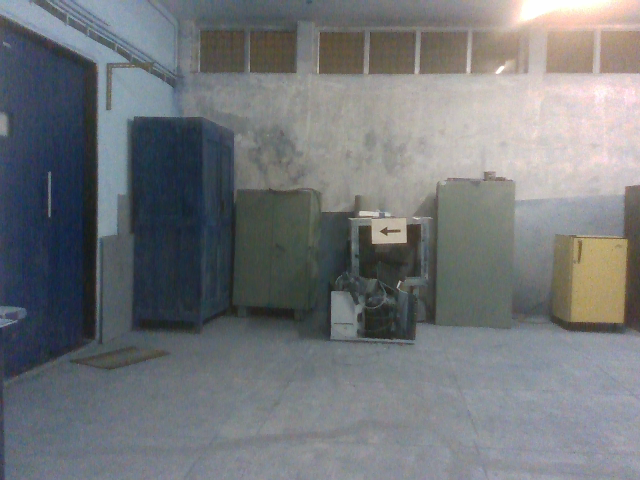
#> input picture motion_plan/src/Arrow_detection@t=1670935921569493532.png, 640 x 480 px, given in place of the camera
$ python detect_arrow_webcam.py   (older library calls are emulated)
#> lines starting #> are read from the running program, lines starting #| are printed output that depends on the picture; after the words box and inside, x2 and y2 are one past the last pixel; in counts of white or black regions, pixels touching at a corner belong together
#> further down, frame is the input picture: shape (480, 640, 3); mean B, G, R 121.3, 118.5, 115.3
import numpy as np
import cv2
import os, glob, time

# This can be used to test the arrow detection without ROS


def preprocess(img):
    img_gray = cv2.cvtColor(img, cv2.COLOR_BGR2GRAY)
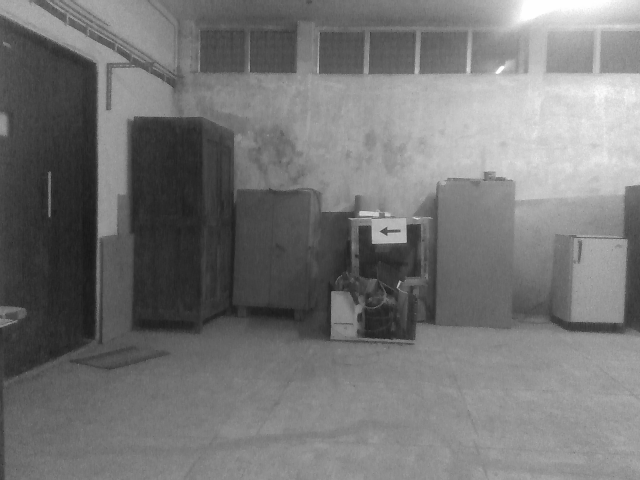
#> img_gray: shape (480, 640); min 24, max 255, mean 117.9
    _, img_thres = cv2.threshold(img_gray, 70, 255, cv2.THRESH_TOZERO)
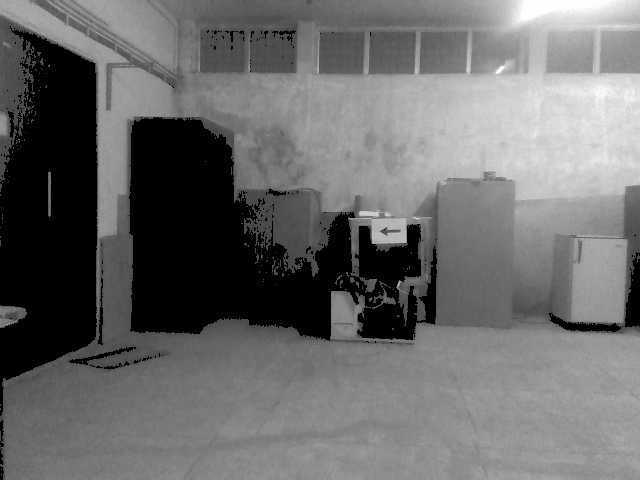
#> img_thres: shape (480, 640); min 0, max 255, mean 106.7
    # img_blur = cv2.GaussianBlur(img_thres, (5, 5), 1)
    img_blur = cv2.bilateralFilter(img_thres, 5, 75, 75)
    img_canny = cv2.Canny(img_blur, 50, 50)
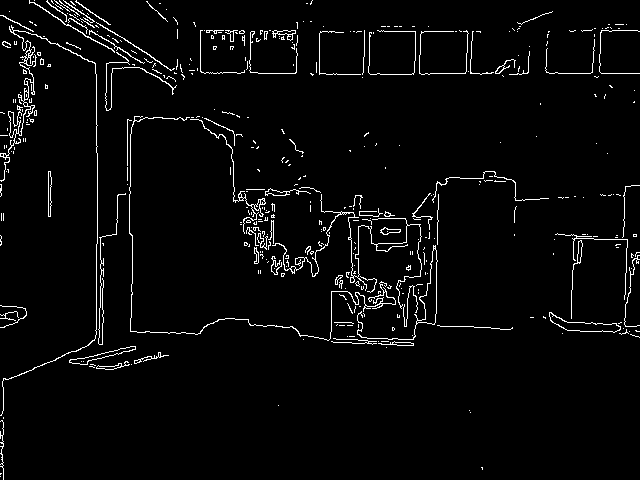
#> img_canny: shape (480, 640); 3.3% white in thin lines or dots
    kernel = np.ones((3, 3))
    img_dilate = cv2.dilate(img_canny, kernel, iterations=1)
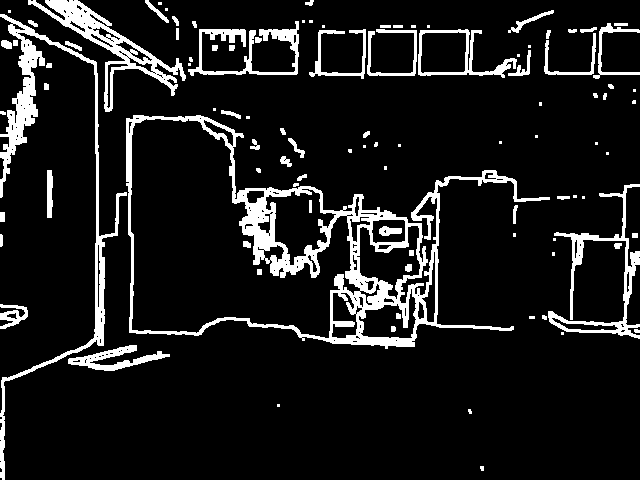
#> img_dilate: shape (480, 640); 10.6% white; 100 white regions (36 under 20 px), largest, box (x1, y1, x2, y2) and area: (126, 115, 550, 349) 12859, (0, 14, 127, 480) 5189, (28, 0, 186, 112) 3190
    img_erode = cv2.erode(img_dilate, kernel, iterations=1)
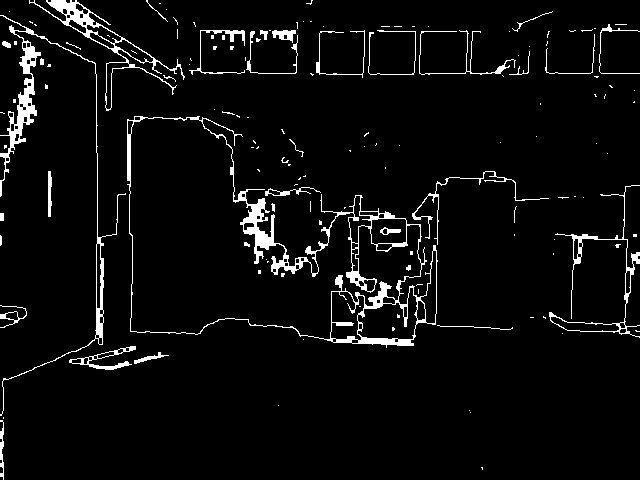
#> img_erode: shape (480, 640); 4.7% white; 143 white regions (109 under 20 px)
    return img_erode


def find_tip(points, convex_hull):
    length = len(points)
    indices = np.setdiff1d(range(length), convex_hull)
    # print(indices, "convex_hull:",convex_hull,"points:", points)
    for i in range(2):
        j = indices[i] + 2
        # if j > length - 1:
        #    j = length - j
        if np.all(points[j % length] == points[indices[i - 1] - 2]):
            return tuple(points[j % length]), j % length
    return None, None


def find_tail_rect(points, convex_hull):
    length = len(points)
    indices = np.setdiff1d(range(length), convex_hull)
    direction = None
    for i in range(2):
        j = (indices[i] + 2) % length
        # if j > length - 1:
        #     j = length - j
        if np.all(points[j] == points[indices[i - 1] - 2]):
            sides = []  # length of sides of the tail rectangle
            prev_pt = points[(indices[i - 1] + 1) % length]
            for pt in (
                points[indices[i] - 1],
                points[indices[i]],
                points[indices[i - 1]],
                points[(indices[i - 1] + 1) % length],
            ):
                sides.append(np.linalg.norm(pt - prev_pt))
                prev_pt = pt
            # print(sides)
            print(abs(sides[0] - sides[2]) / float(sides[2]))
            print(abs(sides[1] - sides[3]) / float(sides[1]))
            # print( "diff: "+ str( abs(abs(points[(indices[i-1]+1)%length]- points[indices[i-1]]) - abs(points[indices[i]]- points[indices[i]-1])) ))#/abs(points[(indices[i-1]+1)%length]- points[indices[i-1]])
            # print( "diff: "+ str( abs(abs(points[(indices[i-1]+1)%length]- points[indices[i-1]]) - abs(points[indices[i]]- points[indices[i]-1]))/abs((points[(indices[i-1]+1)%length]- points[indices[i]]).astype(np.float32)) ))#

            if (
                abs(sides[0] - sides[2]) / float(max(sides[2], sides[0])) < 0.5
                and abs(sides[1] - sides[3]) / float(sides[1]) < 0.15
            ):
                # if np.all(abs(abs(points[(indices[i-1]+1)%length]- points[indices[i-1]]) - abs(points[indices[i]]- points[indices[i]-1])) < 5):#Check if tails is nearly a rectangle#TODO change 5 to something relative to area
                if points[indices[i] - 1][0] < points[indices[i]][0]:
                    print("Right")
                    direction = 1  # TODO : Add respective rect pts in order
                else:
                    print("Left")
                    direction = 0
                if points[indices[i - 1]][1] < points[indices[i]][1]:
                    # print("here")
                    return (
                        np.array(
                            (
                                points[indices[i] - 1],
                                points[indices[i]],
                                points[indices[i - 1]],
                                points[(indices[i - 1] + 1) % length],
                            )
                        ),
                        direction,
                    )
                return (
                    np.array(
                        (
                            points[(indices[i - 1] + 1) % length],
                            points[indices[i - 1]],
                            points[indices[i]],
                            points[indices[i] - 1],
                        )
                    ),
                    direction,
                )
    return None, None


# [196 lines left out: functions correct_corners, draw, rotate_image, get_arrow_arr, not called in this run]


def arrow_detect(img, far=True):
    # Arrow detection
    # img = self.frame.copy()
    orig_img = img.copy()
    found = False
    theta = None
    orient = None
    direction = None
    bounding_box = None
    contours, _ = cv2.findContours(
        preprocess(img), cv2.RETR_LIST, cv2.CHAIN_APPROX_SIMPLE
    )[-2:]
#> contours = 224 contours, 154 with area under 20; largest, box (x1, y1, x2, y2) and area: (127, 116, 438, 348) 42278, (129, 117, 422, 340) 33331, (29, 0, 185, 111) 2210, (0, 15, 126, 416) 2027, (357, 287, 418, 340) 1848
    # cv2.imshow("Image", preprocess(img))
    # cv2.waitKey(0)
    # template = cv2.imread("arrow.jpeg")
    for cnt in contours:
        if cv2.contourArea(cnt) < 300:
            continue
        peri = cv2.arcLength(cnt, True)
        approx = cv2.approxPolyDP(cnt, 0.025 * peri, True)
        hull = cv2.convexHull(approx, returnPoints=False)
        sides = len(hull)

        if (sides == 5 or sides == 4) and sides + 2 == len(approx):
            arrow_tip, _ = find_tip(approx[:, 0, :], hull.squeeze())
            rect, dirct = find_tail_rect(approx[:, 0, :], hull.squeeze())
            if arrow_tip and rect is not None:
                # cv2.polylines(img, [rect],  True, (0, 0, 255), 2)
                arrow_tail = tuple(np.average([rect[0], rect[3]], axis=0).astype(int))
                if (
                    arrow_tail[0] - arrow_tip[0] == 0
                ):  # to avoid division by 0 in next step
                    continue
                print(
                    "tip-tail tan angle: ",
                    abs(
                        float(arrow_tail[1] - arrow_tip[1])
                        / (arrow_tail[0] - arrow_tip[0])
                    ),
                )
                # Check that tan of angle of the arrow in the image from horizontal is less than 0.2(we are expecting nearly horizontal arrows)(atan(0.2) = 11.31)
                if (
                    abs(
                        float(arrow_tail[1] - arrow_tip[1])
                        / (arrow_tail[0] - arrow_tip[0])
                    )
                    > 0.2
                ):
                    continue  # Discard it, not a horizontal arrow
                # cv2.circle(img, arrow_tail, 3, (0, 0, 255), cv2.FILLED)
                # cv2.circle(img, tuple(np.average([arrow_tail, arrow_tip], axis=0).astype(int)), 3, (0, 0, 255), cv2.FILLED)#arrow centre
                theta = (
                    -(
                        np.average([arrow_tail[0], arrow_tip[0]]) / (np.shape(img)[0])
                        - 0.5
                    )
                    * 45
                    * 2
                )  # linear estimate, assuming camera horizontal range from -45 to 45
                direction = dirct  # TODO multiple arrow case
                found = True
                bounding_box = cv2.boundingRect(cnt)
                cv2.drawContours(img, [cnt], -1, (0, 255, 0), 2)
                cv2.drawContours(img, [approx], -1, (0, 150, 155), 2)
                cv2.circle(img, arrow_tip, 3, (0, 0, 255), cv2.FILLED)
                print("arrow_x_img: " + str(np.average(rect, axis=0)[0]))
#> this loop made 224 passes
#> cnt on passes 1, 3, 4: [[481, 467], [482, 468], [482, 469], [482, 467]], [[3, 417], [3, 418]], [[470, 412]]

    if (
        direction is not None and far == False
    ):  # TODO: Improve upon this naive orientation
        new_img = orig_img[
            int(bounding_box[1]) - 10 : int(bounding_box[1] + bounding_box[3] + 10),
            int(bounding_box[0]) - 10 : int(bounding_box[0] + bounding_box[2] + 10),
        ]
        train_pts = get_arrow_arr(new_img, True)
        # print(train_pts)
        new_train_pts = []
        for i, pt in enumerate(train_pts):
            new_pt = [
                pt[0] + int(bounding_box[0]) - 10,
                pt[1] + int(bounding_box[1]) - 10,
            ]
            new_train_pts.append(new_pt)
        train_pts = np.array(new_train_pts)
        # [5 lines of commented-out code are left out]
        new_img = orig_img.copy()
        query_pts = np.array(
            [
                [663, 197],
                [476, 326],
                [474, 234],
                [31, 232],
                [30, 162],
                [473, 162],
                [476, 69],
            ]
        )  # get_arrow_arr(template, False)
        if train_pts is None:
            print("not found in close up")
            return False, None, None, None, img
        matrix, mask = cv2.findHomography(query_pts, train_pts, 0, 5.0)
        # print(matrix)
        mat_inv = np.linalg.inv(matrix)
        # [6 lines of commented-out code are left out]
        h, w, d = 416, 686, 3  # template.shape
        pts = np.float32(
            [[10, 10], [10, h - 10], [w - 10, h - 10], [w - 10, 10]]
        ).reshape(
            -1, 1, 2
        )  # + [[320, 223]]
        # print(pts)
        dst = cv2.perspectiveTransform(pts, matrix)
        homography = cv2.polylines(new_img, [np.int32(dst)], True, (255, 0, 0), 3)
        cam_mat = np.array([[480.0, 0, 400], [0, 465.0, 400], [0, 0, 1]])
        axis = (
            np.float32(
                [
                    [0, 0, 0],
                    [0, 3, 0],
                    [3, 3, 0],
                    [3, 0, 0],
                    [0, 0, -3],
                    [0, 3, -3],
                    [3, 3, -3],
                    [3, 0, -3],
                ]
            )
            * 50
        )
        # axis = np.float32([[1,0,0], [0,1,0], [0,0,-1]]).reshape(-1,3)/10
        axes_img = new_img.copy()
        ret, rvecs, tvecs = cv2.solvePnP(
            np.c_[query_pts, np.zeros(7)].astype(np.float32),
            train_pts.astype(np.float32),
            cam_mat,
            0,
        )
        # print(rvecs)
        r_mtx, _ = cv2.Rodrigues(rvecs)
        pm = cam_mat.dot(np.c_[r_mtx, tvecs])
        ea = cv2.decomposeProjectionMatrix(pm)[-1]
        print(ea)  # euler angles
        imgpts, jac = cv2.projectPoints(
            axis, rvecs, tvecs, cam_mat.astype(np.float32), 0
        )
        axes_img = draw(axes_img, train_pts[2:], imgpts)
        img = axes_img
        # cv2.imshow('axes img',axes_img)
        # k = cv2.waitKey(0) & 0xFF
        orient = ea[1]
        # cv2.imshow("Homography", homography)
        # cv2.waitKey(0)
    if far == True:
        orient = 0
    if direction is not None:
        if direction == 1:  # Right
            orient = -90 - orient
        elif direction == 0:  # Left
            orient = 90 + orient
        else:
            print("error: direction not found and not None, " + str(direction))
            found = False
    return found, theta, orient, direction, img


if __name__ == "__main__":
    print("Starting arrow detection script")
    """"""
    images = glob.glob("*.jpg")
    num = 0
    num2 = 0
    for fname in images:
        # [4 lines of commented-out code are left out]
        sample_img = cv2.imread(fname)
        found, theta, orient, direction, output = arrow_detect(sample_img)
        if direction == 1:
            direction = "Right"
        else:
            direction = "Left"
        if found:
            num += 1
            print("Arrows detected:", num)
            output = cv2.putText(
                output,
                direction + ", angle:{:.2f}".format(orient[0]),
                (50, 50),
                cv2.FONT_HERSHEY_SIMPLEX,
                1,
                (255, 0, 0),
                2,
                cv2.LINE_AA,
            )
            cv2.imshow("Result", output)
            cv2.waitKey(0)
        else:
            print("Not found")
            num2 += 1
            print("Not found in :", num2)

    # Uncomment what you need
    time_max = 0
    time_sum = 0
    n_detected = 0
    capture = cv2.VideoCapture(0)
    while True:
        ret_val, frame = capture.read()
        if ret_val == False:
            print("image/video error")
            time.sleep(1)
            continue
        start = time.time()
        found, theta, orient, direction, output = arrow_detect(frame)
#> found = False; orient = 0
        end = time.time()
        if found == True:
            time_sum += end - start
            n_detected += 1
            if end - start > time_max:
                time_max = end - start
        if direction == 1:
            direction = "Right"
        else:
            direction = "Left"
        # font
        font = cv2.FONT_HERSHEY_SIMPLEX
#> font = 0

        # org
        org = (50, 50)

        # fontScale
        fontScale = 1

        # Blue color in BGR
        color = (255, 0, 0)

        # Line thickness of 2 px
        thickness = 2

        output = cv2.putText(
            output,
            direction + " \n" + str(orient),
            org,
            font,
            fontScale,
            color,
            thickness,
            cv2.LINE_AA,
        )
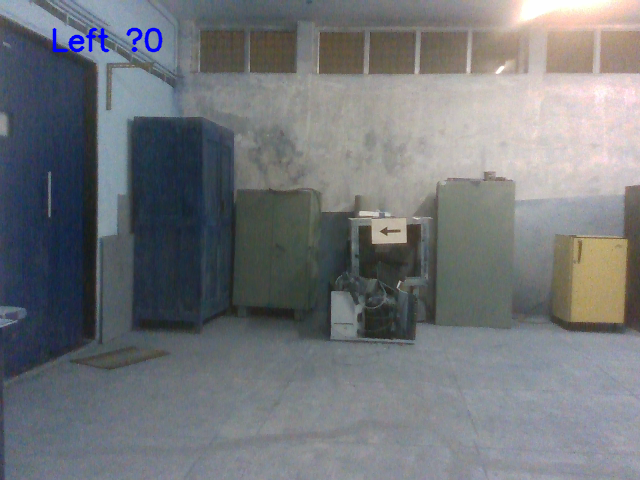
#> output: shape (480, 640, 3); 0.4% of pixels changed, all inside (x1, y1, x2, y2) = (52, 27, 163, 53)

        cv2.imshow("Arrow", output)
        if cv2.waitKey(1) & 0xFF == ord("q"):
#> (key q is pressed here)
            break
    if n_detected > 0:
        print("Time taken(avg): ", time_sum / n_detected)
        print("Time taken(max): ", time_max)
